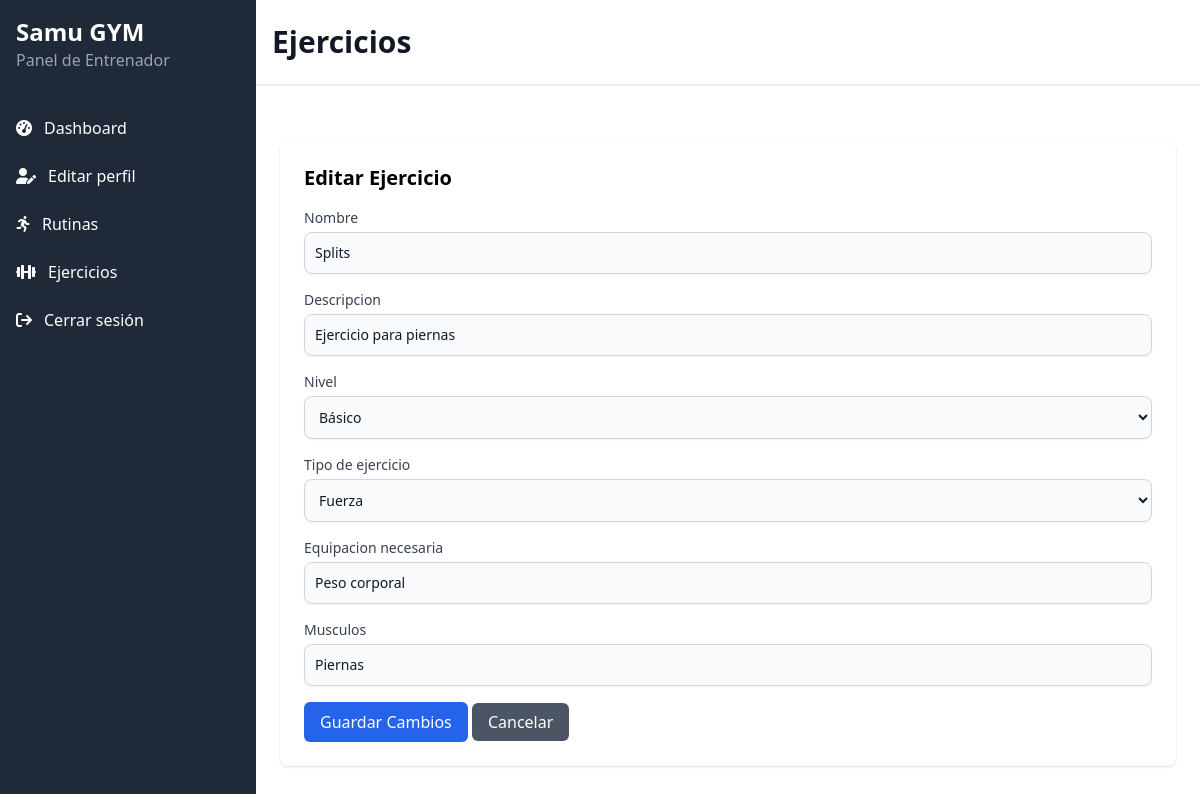
/trainer/exercises/edit/7/, run on an earlier commit of the app's database.
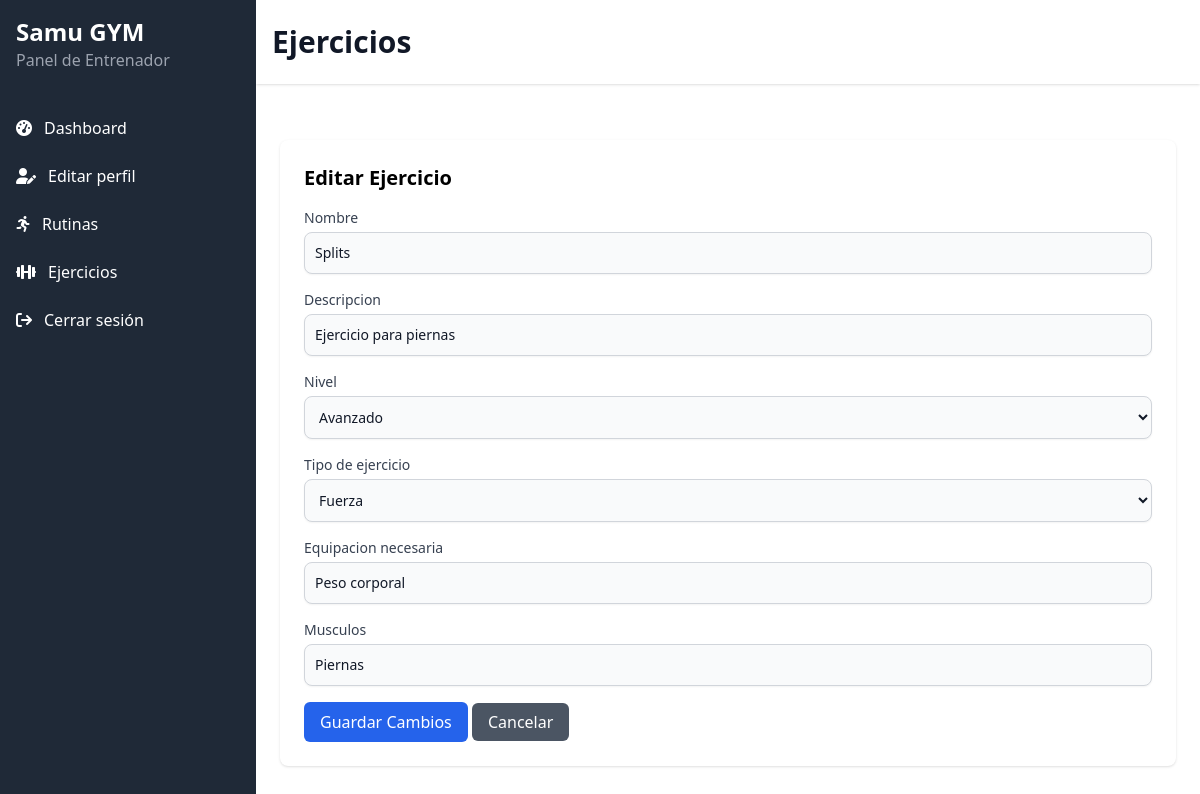
And on a later commit of the database.
### gym_app/models.py (models this page shows, shortened)
class Exercise(models.Model):
    BEGINNER = 'Beginner'
    INTERMEDIATE = 'Intermediate'
    ADVANCED = 'Advanced'
    LEVEL_CHOICES = [
        (BEGINNER, 'Principiante'),
        (INTERMEDIATE, 'Intermedio'),
        (ADVANCED, 'Avanzado'),
    ]
    STRENGTH = 'Strength'
    CARDIO = 'Cardio'
    FLEXIBILITY = 'Flexibility'
    TYPE_CHOICES = [
        (STRENGTH, 'Fuerza'),
        (CARDIO, 'Cardio'),
        (FLEXIBILITY, 'Flexibilidad'),
    ]
    name = models.CharField(max_length=100)
    description = models.TextField()
    level = models.CharField(
        max_length=20,
        choices=LEVEL_CHOICES,
        default=BEGINNER,
    )
    exercise_type = models.CharField(
        max_length=20,
        choices=TYPE_CHOICES,
        default=STRENGTH,
    )
    equipment = models.CharField(max_length=200, blank=True, null=True)
    muscles = models.CharField(max_length=200, blank=True, null=True)
    class Meta:
        db_table = 'exercises'

### gym_app/views.py (the view)
# urls.py: path('exercises/edit/<int:exercise_id>/', views.edit_exercise, name='edit_exercise'),
def edit_exercise(request, exercise_id):
    exercise = get_object_or_404(Exercise, id=exercise_id)  # Obtener el ejercicio por su ID
    if request.method == 'POST':
        form = ExerciseForm(request.POST, instance=exercise)
        if form.is_valid():
            form.save()
            messages.success(request, 'Ejercicio actualizado correctamente.')
            return redirect('gym_app:exercises_list')  # Redirigir a la lista de ejercicios
    else:
        form = ExerciseForm(instance=exercise)  # Prellenar el formulario con los datos actuales
    return render(request, 'edit_exercise.html', {'form': form, 'exercise': exercise})

### gym_app/templates/edit_exercise.html (shortened to what this page needs)
{% extends 'base2.html' %}
{% block title_menu %}Ejercicios{% endblock %}
{% block content %}
<div class="mt-8 bg-white rounded-lg shadow p-6">
    <h2 class="text-xl font-bold mb-4">Editar Ejercicio</h2>
    <form class="space-y-4" method="POST" action="{% url 'gym_app:edit_exercise' exercise.id %}">
        {% for field in form %}
        <div>
            <label class="block text-sm font-medium text-gray-700">{{ field.label }}</label>
            {{ field }}
        </div>
        {% endfor %}
        <button type="submit" class="bg-blue-600 text-white px-4 py-2 rounded-md hover:bg-blue-700 transition-colors">
            Guardar Cambios
        </button>
        <a href="{% url 'gym_app:exercises_list' %}" class="bg-gray-600 text-white px-4 py-2 rounded-md hover:bg-gray-700 transition-colors">
            Cancelar
        </a>
    </form>
</div>
{% endblock %}

What changed in the data, as far as the page shows it:
changed Exercise "Splits": level "Básico" → "Avanzado"
